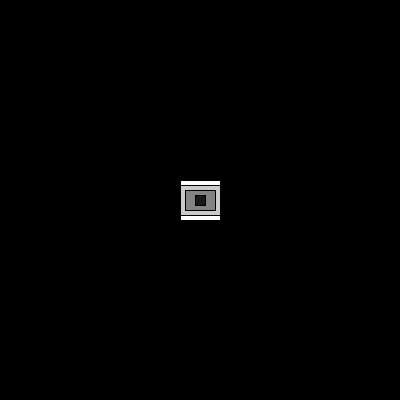
Frame 1 (no input)
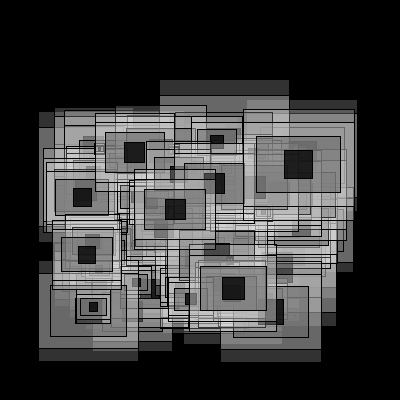
Frame 60 (the mouse pressed at the canvas centre just before this capture)
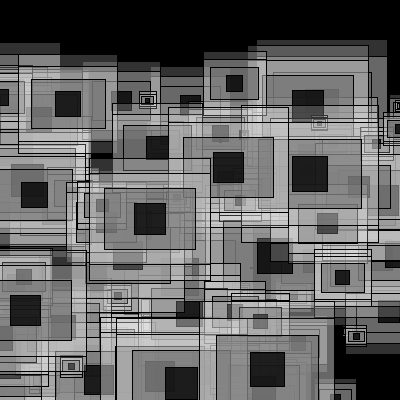
Frame 120 (the mouse held since frame 60 and released just before this capture)

The Processing sketch that drew these frames (run headless with seeded random() and noise(); from frame 60 on, the mouse is pressed at the canvas centre):

// Processing sketch: processing_59523
// ── processing_59523.pde

//Problem Set 3.4
//by: Nathan Smofsky

maze m[] = new maze[100];

void setup() {
  size(400, 400);
  smooth();
  for (int i = 0; i < m.length; i++) {
    m[i] = new maze(width/2, height/2, 40, 40);
  }
}

void draw() {
  background(0);
  for (int i = 0; i < m.length; i++) {
    m[i].display();
    m[i].move();
  }
}

class maze {
  float x;
  float y;
  float z;
  float width;
  float height;
  float speedY;
  float speedX;
  float scaleX;


  maze(float x, float y, float width, float height) {
    this.x = x;
    this.y = y;
    this.z = z;
    this.width = width;
    this.height = height;
    this.speedX = random(-2, 2);
    this.speedY = random(-1, 2);
    this.scaleX = random(-3, 1);
  }

  void display() {
    rectMode(CENTER);
    fill(255, 50);
    rect(x, y, width, height);
    fill(185, 100);
    rect(x, y, width, height*0.75);
    fill(105, 150);
    rect(x, y, width*0.75, height*0.5);
    fill(0, 200);
    rect(x, y, width*0.25, height*0.25);
  }

  void move() {
    this.x = this.x + this.speedX;
    this.y = this.y + this.speedY;
    this.width = this.width + scaleX;
    this.height = this.height + scaleX;
    if ( this.x > (500 - this.width) || this.x < 0) {
      this.speedX = this.speedX * -1;
    }
    if ( this.y > 500- (this.height) || this.y < 0 ) {
      this.speedY = this.speedY * -1;
    }
    if ( this.width > 150 || this.width < 0 ) {
      this.scaleX = this.scaleX * -1;
    }
  }
}
